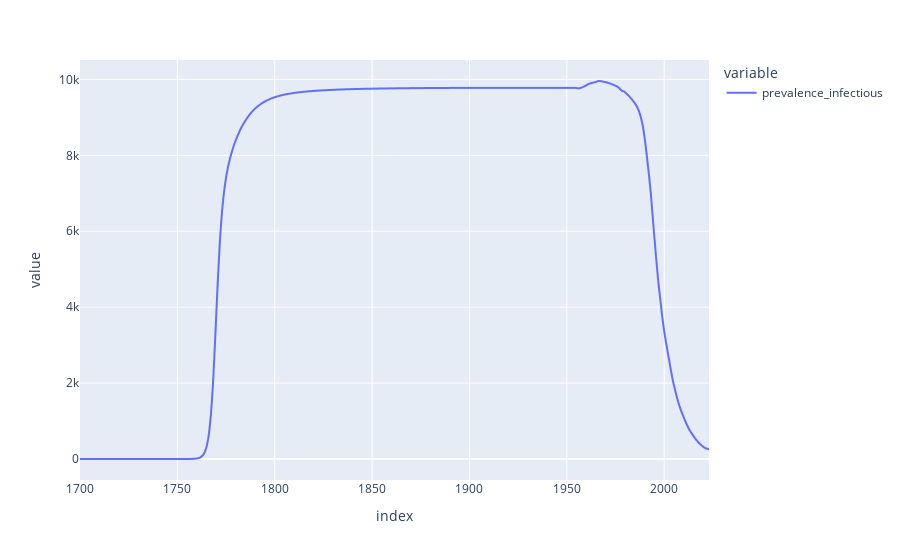

This figure's notebook cell:
### Code cell
derived_df_0["prevalence_infectious"].plot()

### Figure 1 — Plotly figure (JSON) as saved in the notebook; plotly's stock layout.template omitted (floating-point values rounded to 4 significant figures; data arrays with more than 128 entries replaced by an {"elided": "..."} marker saying what was removed)
{"data": [{"hovertemplate": "variable=prevalence_infectious<br>index=%{x}<br>value=%{y}<extra></extra>", "legendgroup": "prevalence_infectious", "line": {"color": "#636efa", "dash": "solid"}, "marker": {"symbol": "circle"}, "mode": "lines", "name": "prevalence_infectious", "showlegend": true, "type": "scattergl", "x": {"elided": "3231 float values"}, "xaxis": "x", "y": {"elided": "3231 float values"}, "yaxis": "y"}], "layout": {"legend": {"title": {"text": "variable"}, "tracegroupgap": 0}, "margin": {"t": 60}, "xaxis": {"anchor": "y", "domain": [0, 1], "title": {"text": "index"}}, "yaxis": {"anchor": "x", "domain": [0, 1], "title": {"text": "value"}}}}
